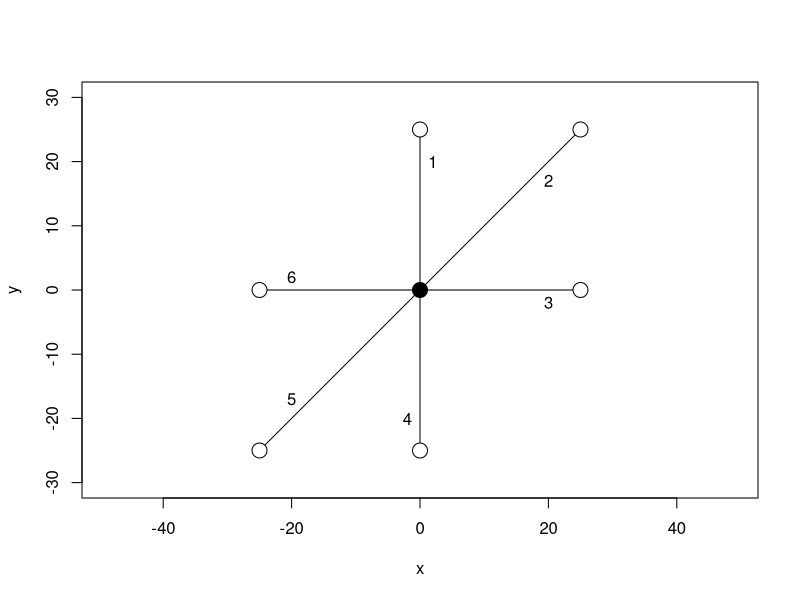
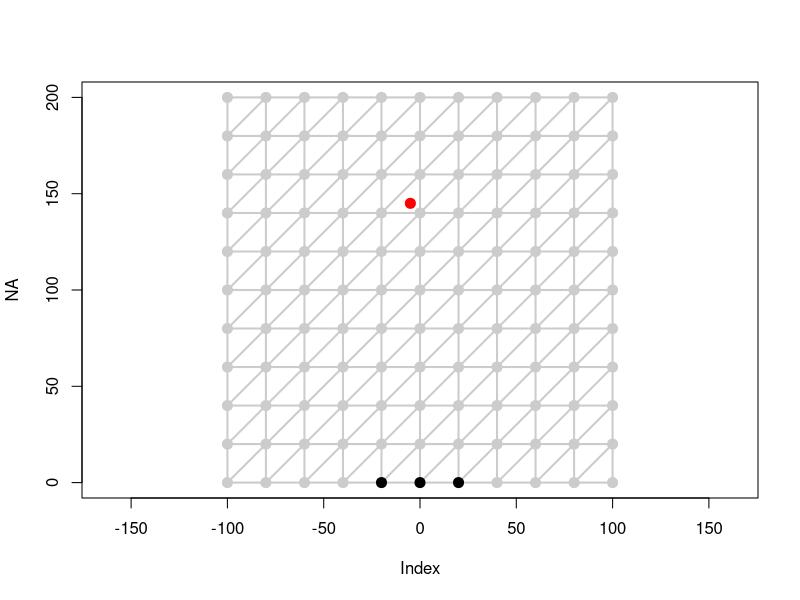
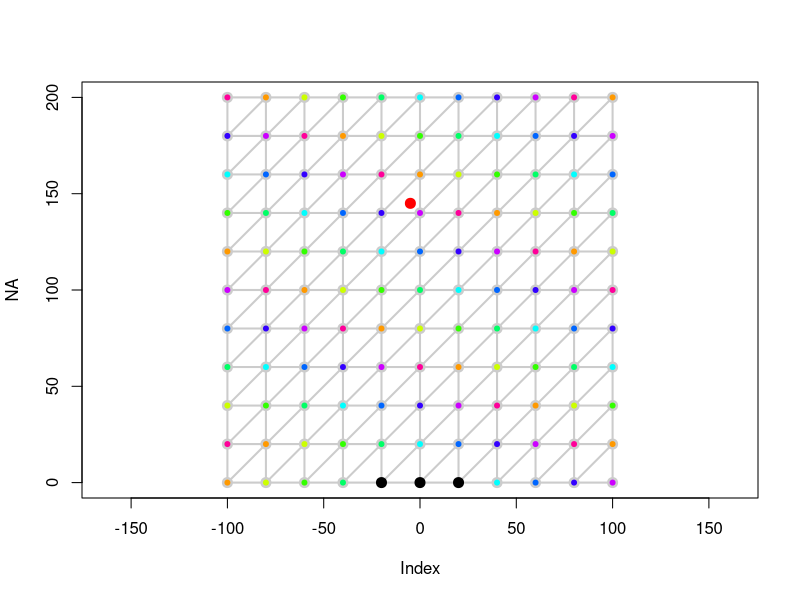
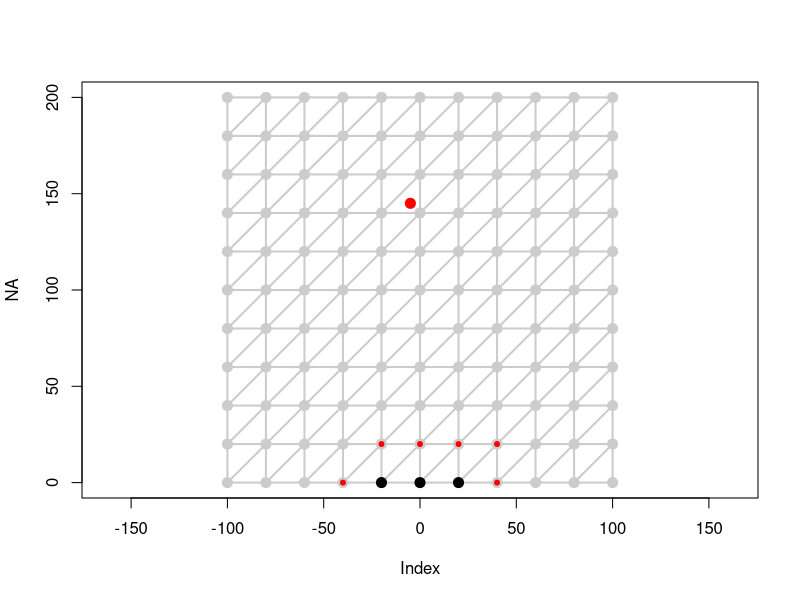
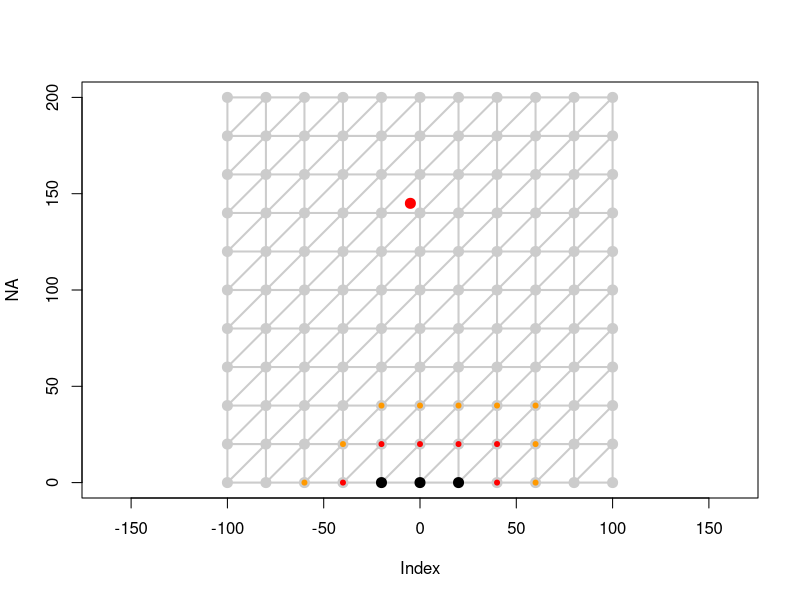
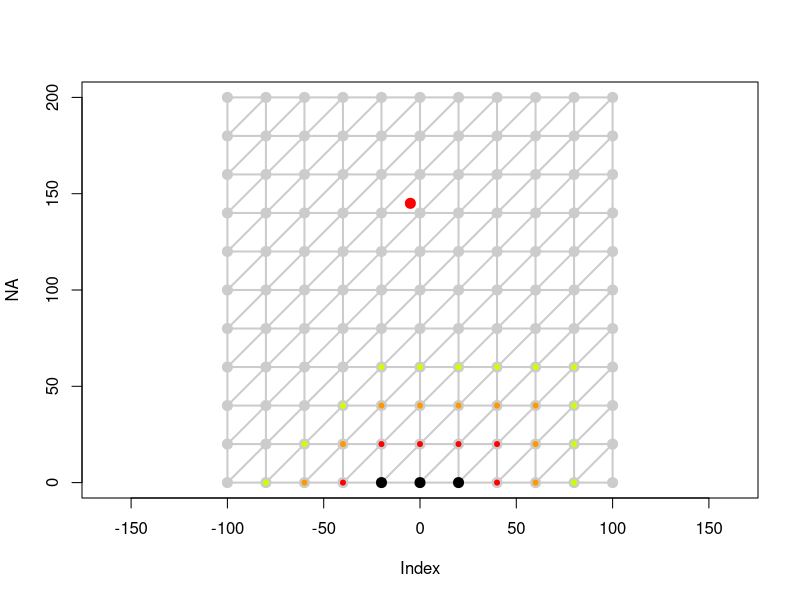
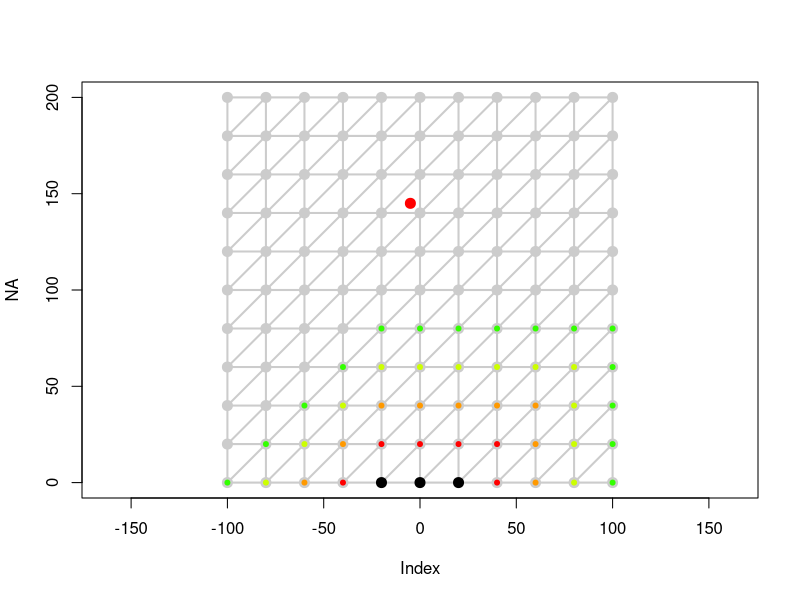
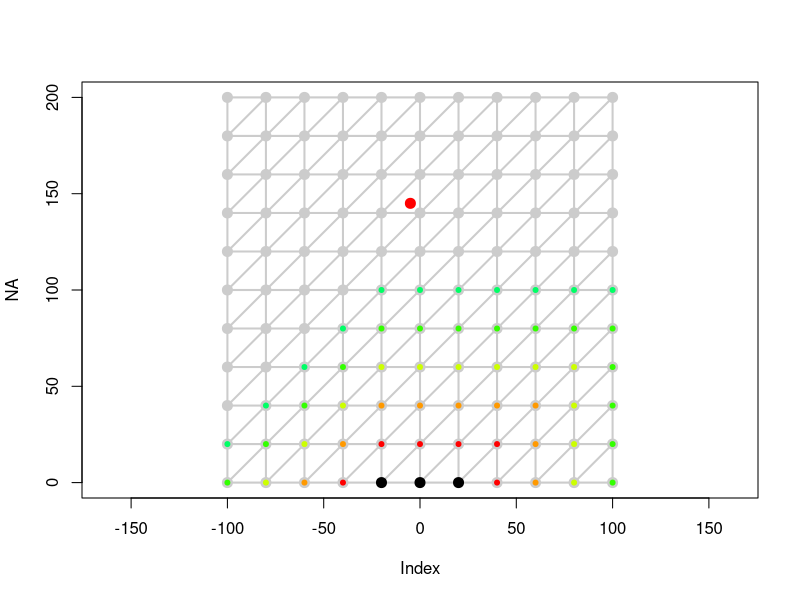

Write R code to recreate these figures, in order.
## ---- chunk 1
knitr::opts_chunk$set(echo = TRUE)
## ---- chunk 2
plot(NA,xlim=c(-30,30),ylim=c(-30,30),asp=T,xlab="x",ylab="y")

# Do the edges first
segments(x0=0,y0=0,x1=  0,y1= 25)
segments(x0=0,y0=0,x1= 25,y1= 25)
segments(x0=0,y0=0,x1= 25,y1=  0)
segments(x0=0,y0=0,x1=  0,y1=-25)
segments(x0=0,y0=0,x1=-25,y1=-25)
segments(x0=0,y0=0,x1=-25,y1=  0)

# Now the nodes
points(x=0,y=0,pch=21,col="black",bg="black",cex=2)

points(x=  0,y= 25,pch=21,col="black",bg="white",cex=2)
points(x= 25,y= 25,pch=21,col="black",bg="white",cex=2)
points(x= 25,y=  0,pch=21,col="black",bg="white",cex=2)
points(x=  0,y=-25,pch=21,col="black",bg="white",cex=2)
points(x=-25,y=-25,pch=21,col="black",bg="white",cex=2)
points(x=-25,y=  0,pch=21,col="black",bg="white",cex=2)

# index
text("1",x=  2,y= 20)
text("2",x= 20,y= 17)
text("3",x= 20,y=-2)
text("4",x=-2 ,y=-20)
text("5",x=-20,y=-17)
text("6",x=-20,y= 2)
## ---- chunk 3
addnode <- function(nodes,n=0,xpos=0,ypos=0,level=-1,type="U"){
  
  newrow <- data.frame(n = n,x = xpos ,y= ypos, level = level, type = type, stringsAsFactors = F)
  
  if(is.null(nodes))
    nodes <- newrow
  else
    nodes <- rbind(nodes,newrow, stringsAsFactors = F)
  
  return(nodes)
  
}
## ---- chunk 4
#' edges <- addedge(edges,nodes,n,dir="W",ostep)
addedge <- function(edges=NULL,nodes,n,dir,dist){
  
  #Identify the node to connect to: 
  n1 <- nodes[nodes$n==n,]
  
  if(nrow(n1)!=1){
    message(sprintf("ERROR: found %d rows for node %d",nrow(n1),n))
    return(NULL)
  }
  
  found <- F
  if(dir == "W"){
    n2 = nodes[nodes$x == (n1$x[1]-dist) & nodes$y == n1$y[1],]
    if(nrow(n2)!=1){
      message(sprintf("ERROR: found %d rows for neighbour node",nrow(n1),n))
      return(NULL)
    }
    else{
      found = T
    }
  }
  if(dir == "S"){
    n2 = nodes[nodes$x == (n1$x[1]) & nodes$y == (n1$y[1]-dist),]
    if(nrow(n2)!=1){
      message(sprintf("ERROR: found %d rows for neighbour node",nrow(n1),n))
      return(NULL)
    }
    else{
      found = T
    }
  }
  if(dir == "SW"){
    n2 = nodes[nodes$x == (n1$x[1]-dist) & nodes$y == (n1$y[1]-dist),]
    if(nrow(n2)!=1){
      message(sprintf("ERROR: found %d rows for neighbour node",nrow(n1),n))
      return(NULL)
    }
    else{
      found = T
    }
  }

  newrow <- data.frame(from = n1$n[1], to = n2$n[1], type = "U")
  
  
  if(is.null(edges))
    edges <- newrow
  else
    edges <- rbind(edges,newrow, stringsAsFactors = F)
  
  return(edges)
}
## ---- chunk 5
# constants
iel = 50            # ideal edge length
xlim = c(-100,100)  # x range
ylim = c(0,200)     # y range
ostep = 20

# generate the nodes: 
nodes <- NULL
edges <- NULL
n = 1
e = 1
for(yy in seq(ylim[1],ylim[2],ostep)){
  for(xx in seq(xlim[1],xlim[2],ostep)){
      nodes <- addnode(nodes,n=n,xpos=xx,ypos=yy)
      
      #horizontal edges: 
      if(xx>xlim[1])
        edges <- addedge(edges,nodes,n,dir="W",ostep)
      #vertical edges: 
      if(yy>ylim[1])
        edges <- addedge(edges,nodes,n,dir="S",ostep)
      #vertical edges: 
      if(xx>xlim[1] & yy>ylim[1])
        edges <- addedge(edges,nodes,n,dir="SW",ostep)
      
      
      #increment the node number
      n = n+1
  }
}

# Set the foundation nodes: 
nodes$type[nodes$n>=5 & nodes$n <=7]<-"F"
net <- list()
net$n <- nodes
net$e <- edges

stim <- data.frame(x=-5,y=145)

innet <- net

## ---- chunk 6
plotnet <- function(net,stim,xlim=c(-100,100),ylim=c(0,500),pcols=NULL){
  nodes <- net$n
  edges <- net$e
  plot(NA,xlim=xlim,ylim=ylim,asp=T)
  
  #Draw the edges
  for(ee in 1:nrow(edges)){
    n0 <- nodes[nodes$n == edges$from[ee],]
    n1 <- nodes[nodes$n == edges$to[ee],]
    segments(x0=n0$x,x1=n1$x,y0=n0$y,y1=n1$y,lwd = 2,col="grey80")
  }
  
  #Draw the nodes
  un <- nodes[nodes$type=="U",]
  points(x=un$x,y=un$y,pch=20,cex=2,col="grey80")
  fn <- nodes[nodes$type=="F",]
  points(x=fn$x,y=fn$y,pch=20,cex=2,col="black")
  
  points(x=stim$x,y=stim$y,pch=20,cex=2,col="red")
  
  if(is.null(pcols))
    pcols = rainbow(max(nodes$level))
  
  #Draw the propagation now: 
  for(pp in 1:max(nodes$level)){
    pn <- nodes[nodes$level==pp & nodes$type!="F",]
    if(nrow(pn)>0)
      points(x=pn$x,y=pn$y,pch=20,col=pcols[pp])
  }
}

plotnet(net,stim,xlim,ylim)
## ---- chunk 7

propagate <- function(net){
  if(max(net$n$level)==-1){
    sn <- net$n[net$n$type=="F",]
    sl <- 1
    
    pe <- edges[edges$from %in% sn$n | edges$to %in% sn$n,]
    newn <- unique(c(pe$from,pe$to))
    newn <- newn[!(newn %in% sn$n)]
    
    net$n$level[net$n$n %in% newn] <- sl
  }
  else{
    sn <- net$n[net$n$level==max(net$n$level),]
    sl <- max(sn$level)+1
    #message(sprintf("adding level %d ",sl))
    
    pe <- edges[edges$from %in% sn$n | edges$to %in% sn$n,]
    newn <- unique(c(pe$from,pe$to))
    newn <- newn[!(newn %in% sn$n)]
    
    net$n$level[net$n$n %in% newn & net$n$level == -1] <- sl
  }
  
  return(net)
}

net <- innet
nsteps <- 15
pcols  <- rainbow(n=10)
plotnet(net,stim,xlim,ylim,pcols)

oldnet <- net

for(ll in 1:nsteps){
  net <- propagate(net)
  plotnet(net,stim,xlim,ylim,pcols)
}
## ---- chunk 8
# constants
iel = 50

nodes <- data.frame(n = c(0,1),x = c(-25,25),y=c(0,0),level=c(0,0),type=c("F","F"),e1=c(F,F),e2=c(F,F),e3=c(T,F),e4=c(F,F),e5=c(F,F),e6=c(F,T))
edges <- data.frame(from = 0, to = 1, type = "F")
net <- list()
net$n <- nodes
net$e <- edges
